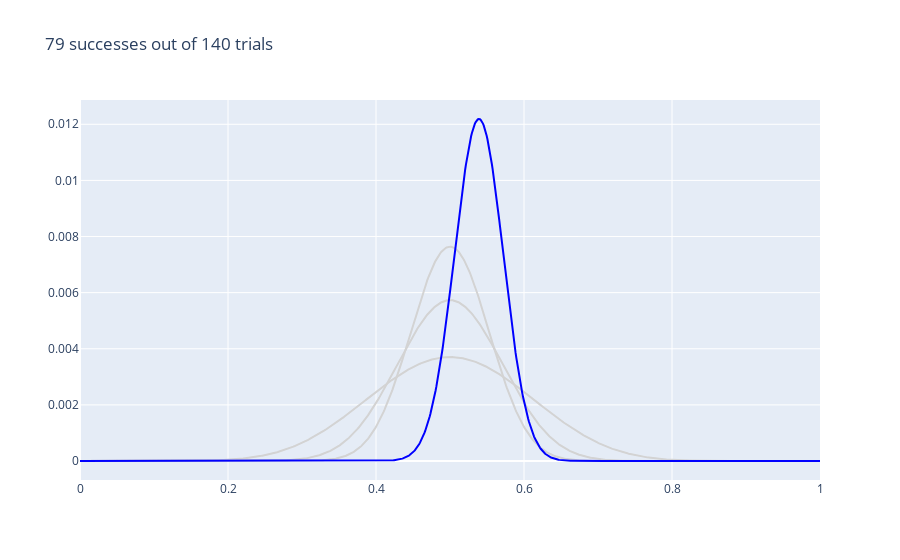

Notebook cell for this chart:
### Markdown cell above
Reference: [Statistical Rethinking Slides, Winter 2019](https://speakerdeck.com/rmcelreath/l02-statistical-rethinking-winter-2019?slide=22)

### Code cell
g.make_bet(selected_arm, n=100)
g.make_figs(selected_arm)

g.show_fig(selected_arm)

### Figure 1 — Plotly figure (JSON) as saved in the notebook; plotly's stock layout.template omitted (floating-point values rounded to 4 significant figures; data arrays with more than 128 entries replaced by an {"elided": "..."} marker saying what was removed)
{"data": [{"marker": {"color": "LightGrey", "opacity": 0.2}, "mode": "lines", "type": "scatter", "x": {"elided": "1000 float values"}, "y": {"elided": "1000 float values"}}, {"marker": {"color": "LightGrey", "opacity": 0.2}, "mode": "lines", "type": "scatter", "x": {"elided": "1000 float values"}, "y": {"elided": "1000 float values"}}, {"marker": {"color": "LightGrey", "opacity": 0.2}, "mode": "lines", "type": "scatter", "x": {"elided": "1000 float values"}, "y": {"elided": "1000 float values"}}, {"marker": {"color": "Blue"}, "mode": "lines", "type": "scatter", "x": {"elided": "1000 float values"}, "y": {"elided": "1000 float values"}}], "layout": {"showlegend": false, "title": {"text": "79 successes out of 140 trials"}}}
